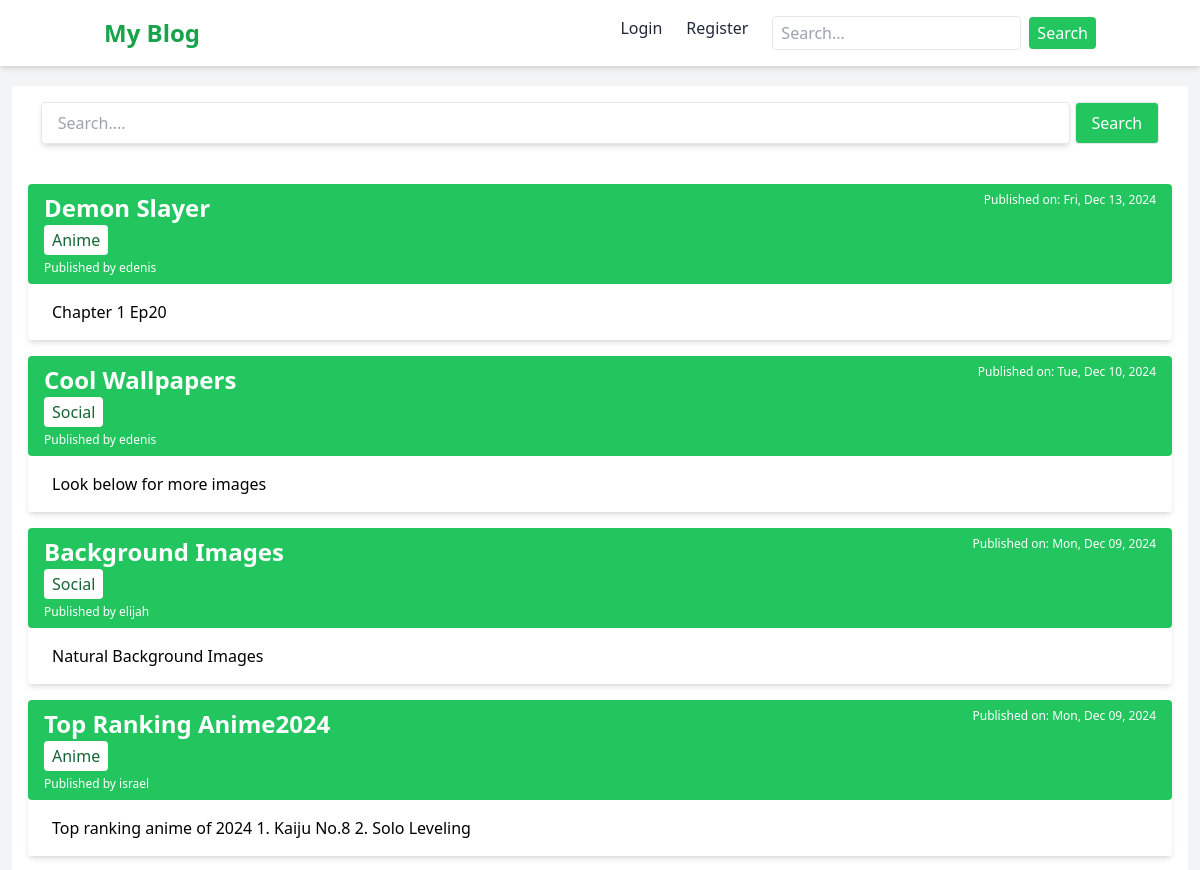
/myblog/search/ (upper part), run on an earlier commit of the app's database.
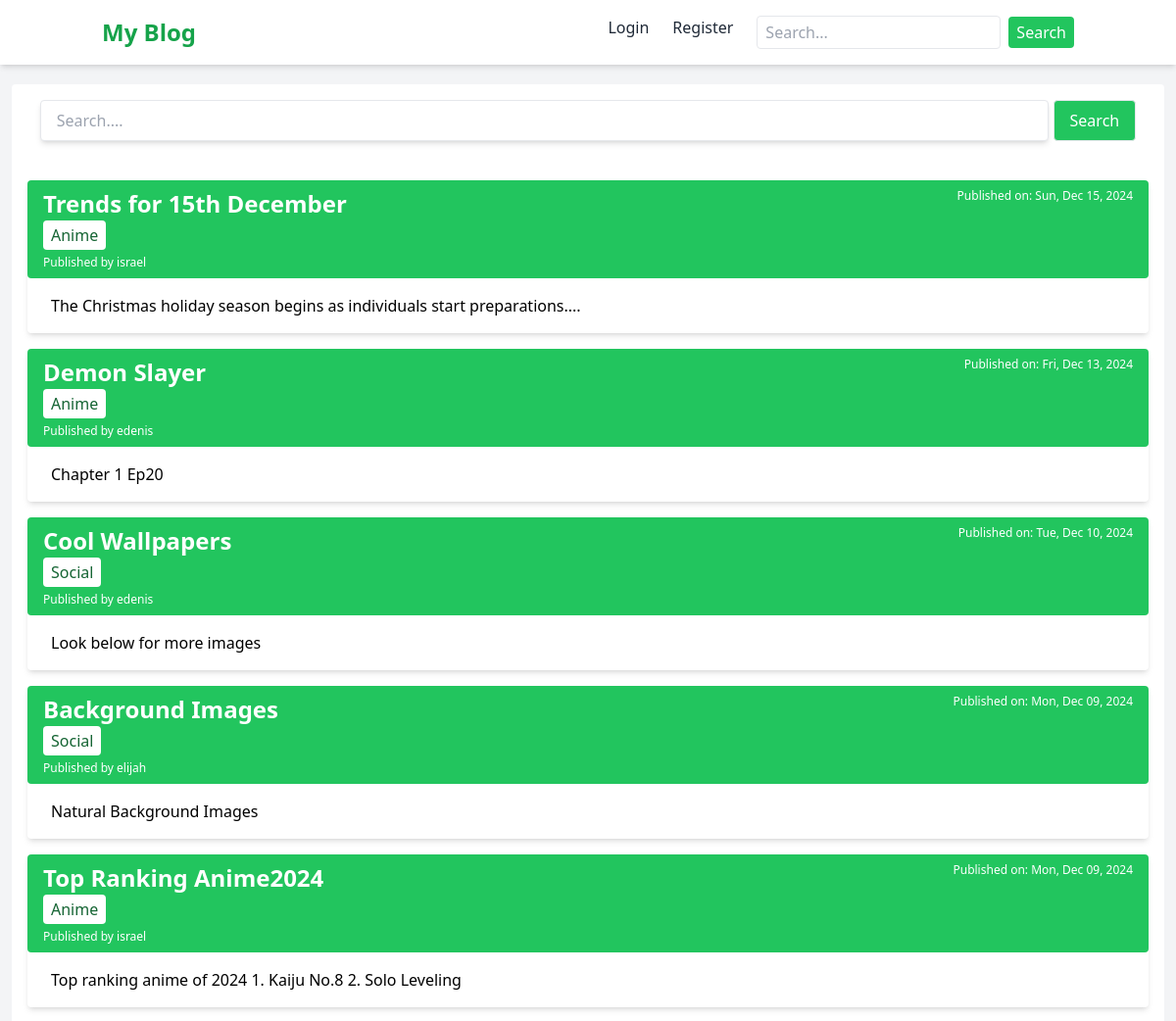
And on a later commit of the database.
### myblog/models.py (models this page shows, shortened)
class Post(models.Model):
    title = models.CharField(max_length=255)
    content = models.TextField()
    author = models.ForeignKey(User, on_delete=models.CASCADE)
    created_at = models.DateTimeField(auto_now_add=True)
    updated_at = models.DateTimeField(auto_now=True)
    is_published = models.BooleanField(default=False)
    image = models.ImageField(upload_to='images/', blank=True, null=True)
    category = models.ForeignKey(Category, on_delete=models.SET_NULL, null=True, blank=True)

class Category(models.Model):
    name = models.CharField(max_length=100, unique=True)
    def __str__(self):
        return self.name

### myblog/views.py (the view)
# urls.py: path('search/', views.post_list_view, name="post_list"),
def post_list_view(request):
    query = request.GET.get('q')
    if query:
        posts = Post.objects.filter(
                                    Q(title__icontains=query) |
                                    Q(content__icontains=query) |
                                    Q(author__username__icontains=query) |
                                    Q(category__name__icontains=query)
                                ).distinct().order_by('-created_at')
    else:
        posts = Post.objects.all().order_by('-created_at')
    return render(request, 'blogs/post_list.html', {'posts': posts})

### myblog/templates/blogs/post_list.html
{% extends "blogs/base.html" %} {% block title %}Search{% endblock title %}
{% block contents %}
<div class="w-[98%] mx-auto mt-5 py-2 px-4 rounded  bg-white">
    <form action="{% url 'post_list' %}" method="get" class=" text-center mb-10 mt-2">
        <input type="text" name="q" id="search" placeholder="Search...."
            class="px-4 w-[90%] shadow-md rounded py-2 border" value="{{ request.GET.q }}">
        <button type="submit"
            class="bg-green-500 text-white px-4 py-2 border hover:bg-green-600 rounded">Search</button>
    </form>
    {% if posts %}
    {% for post in posts %}
    <div class="shadow-md rounded mb-4 ">
        <div class="bg-green-500 px-4 py-2 w-full flex rounded justify-between relative">
            <div>
                <a href="{% url 'post_detail' post.id %}" class="text-white text-2xl font-bold block mb-1">
                    {{post.title}}</a>
                <a href="#" class="bg-white px-2 py-1 text-green-800 font-medium rounded">
                    {{post.category}}</a>
                <p class="text-white text-xs mt-2">
                    Published by {{ post.author }}
                </p>
            </div>
            <div>
                <p class="text-xs text-white">Published on: {{ post.created_at|date:"D, M d, Y" }}</p>
            </div>
        </div>
        <p class="px-6 py-4">{{ post.content|truncatewords:30 }}</p>
    </div>
    {% endfor %}
    {% else %}
    <p class="text-center text-gray-800 mb-5">No posts found</p>
</div>
{% endif %}
{% endblock contents %}

What changed in the data, as far as the page shows it:
added Post: title "Trends for 15th December", category "Anime", author "israel", created_at "Sun, Dec 15, 2024", content "The Christmas holiday season begins as individuals start preparations...."
